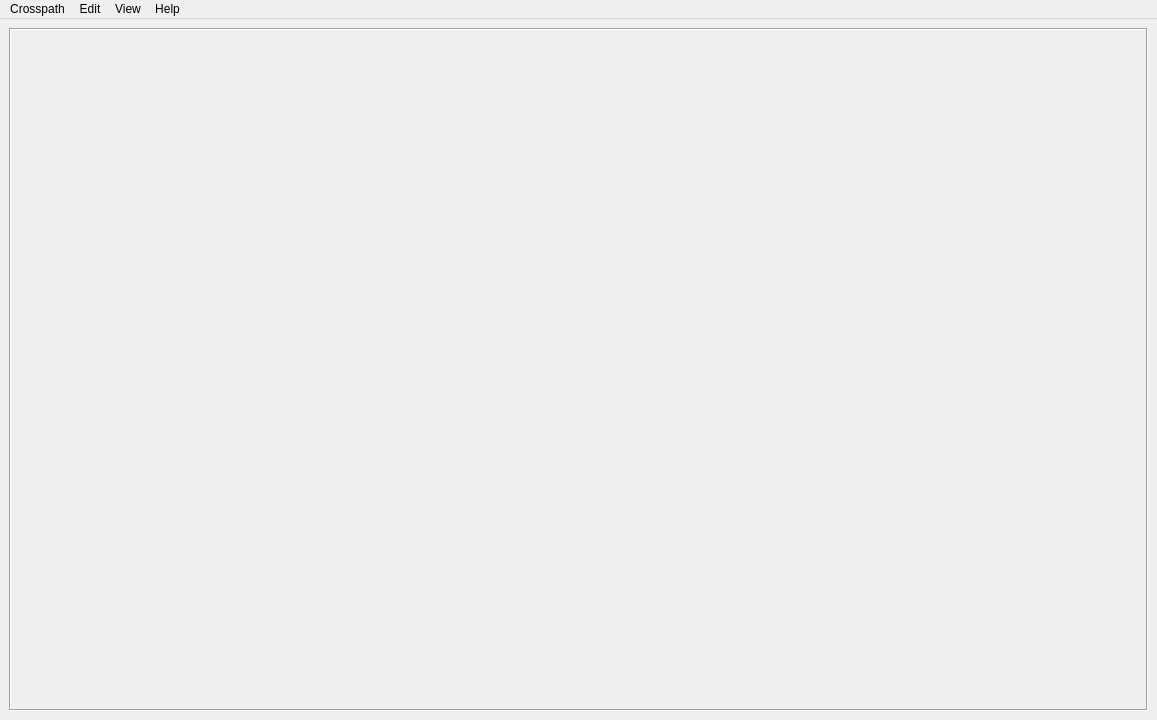
<?xml version="1.0" encoding="UTF-8"?>
<ui version="4.0">
 <class>MainWindow</class>
 <widget class="QMainWindow" name="MainWindow">
  <property name="geometry">
   <rect>
    <x>0</x>
    <y>0</y>
    <width>1157</width>
    <height>720</height>
   </rect>
  </property>
  <property name="windowTitle">
   <string>crosspath-gui</string>
  </property>
  <widget class="QWidget" name="centralwidget">
   <layout class="QVBoxLayout" name="verticalLayout">
    <item>
     <widget class="QScrollArea" name="scrollArea">
      <property name="frameShape">
       <enum>QFrame::Box</enum>
      </property>
      <property name="widgetResizable">
       <bool>true</bool>
      </property>
      <widget class="QWidget" name="content">
       <property name="geometry">
        <rect>
         <x>0</x>
         <y>0</y>
         <width>1131</width>
         <height>668</height>
        </rect>
       </property>
      </widget>
     </widget>
    </item>
   </layout>
  </widget>
  <widget class="QMenuBar" name="menubar">
   <property name="geometry">
    <rect>
     <x>0</x>
     <y>0</y>
     <width>1157</width>
     <height>26</height>
    </rect>
   </property>
   <widget class="QMenu" name="menuMain">
    <property name="title">
     <string>Crosspath</string>
    </property>
    <addaction name="separator"/>
   </widget>
   <widget class="QMenu" name="menuhelp">
    <property name="title">
     <string>Help</string>
    </property>
   </widget>
   <widget class="QMenu" name="menuEdit">
    <property name="title">
     <string>Edit</string>
    </property>
    <addaction name="separator"/>
   </widget>
   <widget class="QMenu" name="menuView">
    <property name="title">
     <string>View</string>
    </property>
   </widget>
   <addaction name="menuMain"/>
   <addaction name="menuEdit"/>
   <addaction name="menuView"/>
   <addaction name="menuhelp"/>
  </widget>
  <action name="actionNew">
   <property name="text">
    <string>New</string>
   </property>
   <property name="shortcut">
    <string>Ctrl+N</string>
   </property>
  </action>
  <action name="actionExit">
   <property name="text">
    <string>Exit</string>
   </property>
   <property name="shortcut">
    <string>Ctrl+Q</string>
   </property>
  </action>
  <action name="actionStats">
   <property name="text">
    <string>Trajectory</string>
   </property>
   <property name="shortcut">
    <string>Ctrl+Shift+T</string>
   </property>
  </action>
  <action name="actionOpen">
   <property name="text">
    <string>Open</string>
   </property>
   <property name="shortcut">
    <string>Ctrl+O</string>
   </property>
  </action>
  <action name="actionReload">
   <property name="text">
    <string>Reload</string>
   </property>
   <property name="shortcut">
    <string>Ctrl+Shift+R</string>
   </property>
  </action>
  <action name="actionHelp">
   <property name="text">
    <string>Help</string>
   </property>
   <property name="shortcut">
    <string>Ctrl+H</string>
   </property>
  </action>
  <action name="actionScreen">
   <property name="text">
    <string>Toggle Fullscreen</string>
   </property>
   <property name="shortcut">
    <string>Ctrl+Shift+F</string>
   </property>
  </action>
 </widget>
 <resources/>
 <connections/>
</ui>
